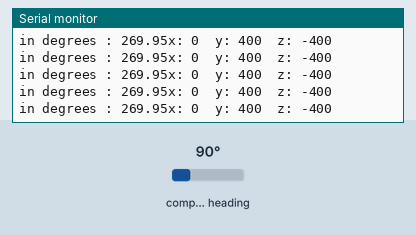
Bench run of a sketch on a simulated Arduino Uno, built with avr-gcc and run on an emulated ATmega328P. Shown: the last lines printed to the serial monitor. Wiring (inferred from the names in the program): HMC5883L compass at I2C address 0x1E. The inputs (shaded band) are chosen by the test bench; at power-on: compass heading 90°.

Above: at 1.2 s.
1.3 s: compass heading set to 7°
At 1.47 s:
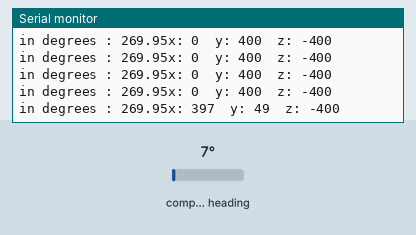
4.3 s: compass heading set to 90°
At 13.24 s:
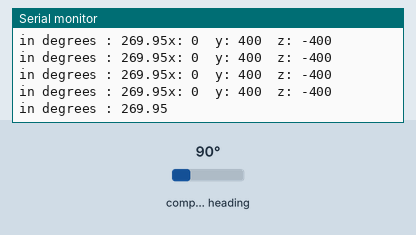

Measured:
- after the input at 4.3 s, the serial monitor: prints a new line at once (image 2)

The sketch:

magneto.c.ino
```cpp
#include<Wire.h> //I2C Arduino Library
#include<math.h>

#define address 0x1E //0011110b, I2C 7bit address of HMC5883
#define pi 3.14

void setup(){
  //Initialize Serial and I2C communications
  Serial.begin(9600);
  Wire.begin();

  //Put the HMC5883 IC into the correct operating mode
  Wire.beginTransmission(address); //open communication with HMC5883
  Wire.write(0x02); //select mode register
  Wire.write(0x00); //continuous measurement mode
  Wire.endTransmission();
}

void loop(){

  int x,y,z; //triple axis data
  double degrees;
  //Tell the HMC5883L where to begin reading data
  Wire.beginTransmission(address);
  Wire.write(0x03); //select register 3, X MSB register
  Wire.endTransmission();


 //Read data from each axis, 2 registers per axis
  Wire.requestFrom(address, 6);
  if(6<=Wire.available()){
    x = Wire.read()<<8; //X msb
    x |= Wire.read(); //X lsb
    z = Wire.read()<<8; //Z msb
    z |= Wire.read(); //Z lsb
    y = Wire.read()<<8; //Y msb
    y |= Wire.read(); //Y lsb
  }

  //Print out values of each axis
  Serial.print("x: ");
  Serial.print(x);
  Serial.print("  y: ");
  Serial.print(y);
  Serial.print("  z: ");
  Serial.println(z);
  if(x>0||(x<0&&y>0))
  degrees=90-atan2(y,x)*(180.0/pi);
  else if(x<0&&y<0)
  degrees=-(270+atan2(y,x)*(180.0/pi));
  else
  degrees=360-atan2(y,x)*(180.0/pi);
  Serial.print("\n");
  Serial.print("in degrees : ");
  Serial.print(degrees);


  delay(250);
}
```
